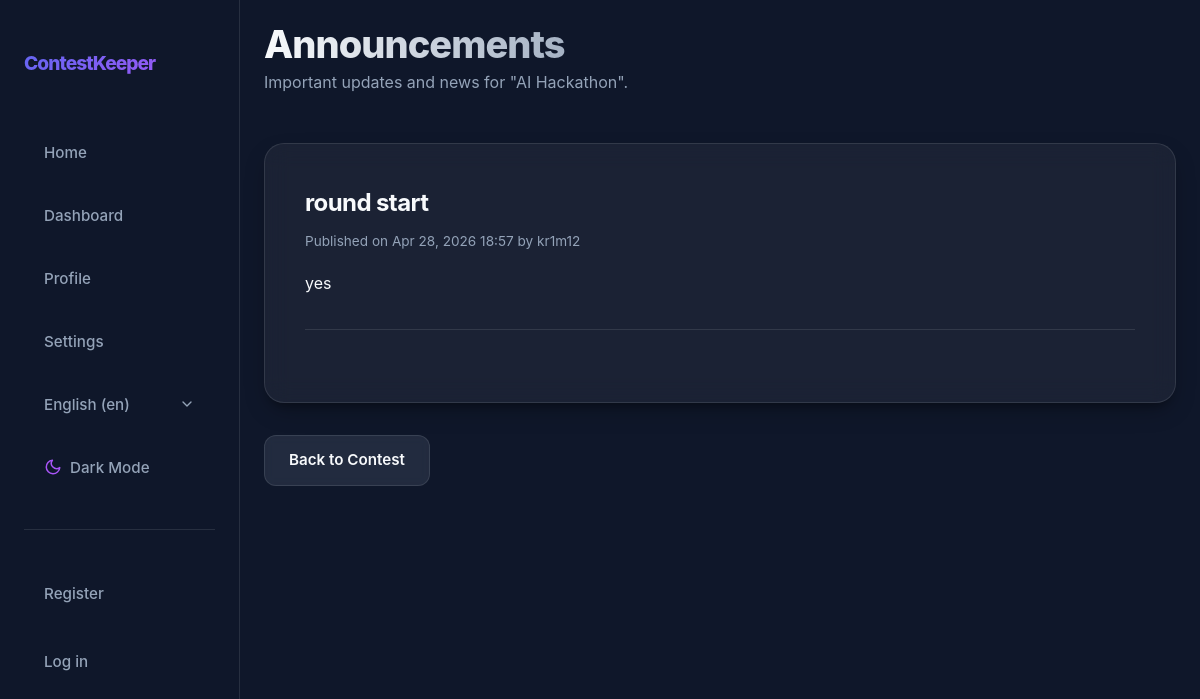
/en/contests/14/announcements/, run on an earlier commit of the app's database.
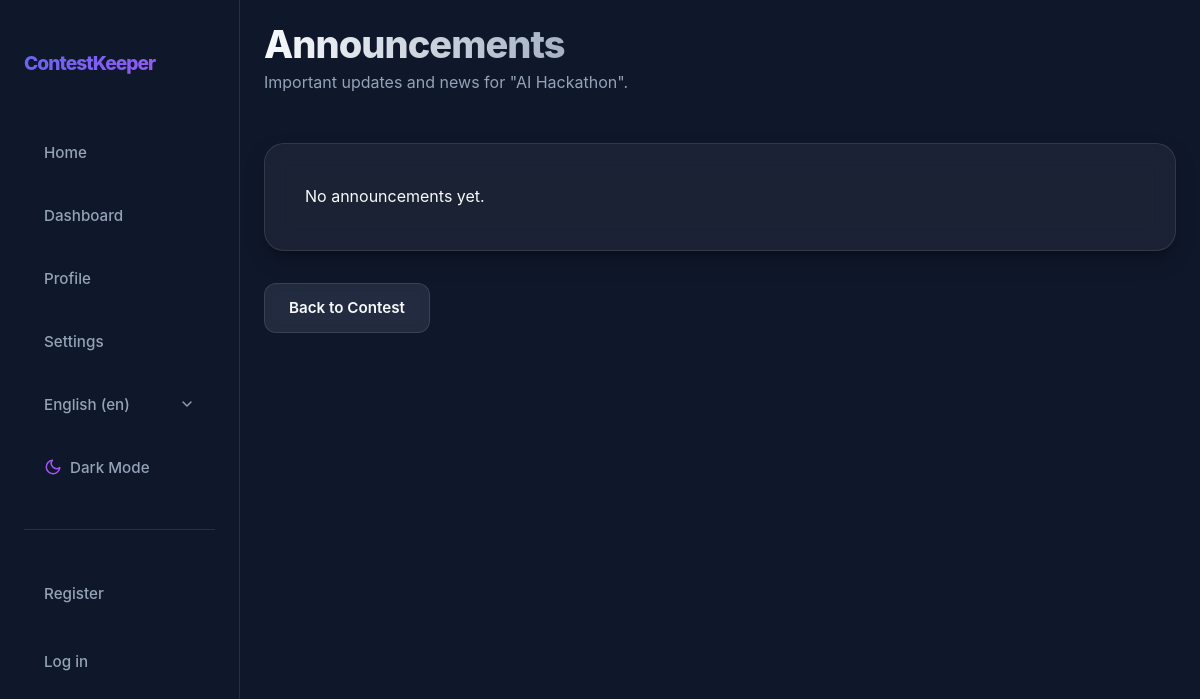
And on a later commit of the database.
### app/models.py (models this page shows, shortened)
class Announcement(models.Model):
    contest = models.ForeignKey(Contest, on_delete=models.CASCADE, related_name="announcements")
    title = models.CharField(max_length=200)
    content = models.TextField()
    is_pinned = models.BooleanField(default=False)
    author = models.ForeignKey(User, on_delete=models.CASCADE, related_name="authored_announcements")
    created_at = models.DateTimeField(auto_now_add=True)
    class Meta:
        ordering = ["-is_pinned", "-created_at"]

class User(AbstractUser):
    class Role(models.TextChoices):
        ORGANIZER = "ORGANIZER", _("Organizer")
        JURY = "JURY", _("Jury")
        PARTICIPANT = "PARTICIPANT", _("Participant")
    username = models.CharField(max_length=20, unique=True)
    bio = models.CharField(max_length=200, blank=True)
    role = models.CharField(choices=Role.choices, default=Role.PARTICIPANT)

### app/views/views_announcement.py (the view)
# urls.py: path("<int:pk>/announcements/",             views.AnnouncementListView.as_view(),   name="announcement_list"),
class AnnouncementListView(ContestContextMixin, ListView):
    model = Announcement
    template_name = "app/announcements/announcements.html"
    context_object_name = "announcements"
    def get_queryset(self):
        return Announcement.objects.filter(contest=self.contest)

### app/context_processors.py (called while the page is built)
def notification_count(request):
    if request.user.is_authenticated:
        return {
            'unread_notification_count': request.user.notifications.filter(is_read=False).count()
        }
    return {'unread_notification_count': 0}

### app/views/views_base.py (called while the page is built)
    def dispatch(self, request, *args, **kwargs):
        self.contest = get_object_or_404(Contest, pk=kwargs["pk"])
        return super().dispatch(request, *args, **kwargs)

    def get_context_data(self, **kwargs):
        context = super().get_context_data(**kwargs)
        context["contest"] = self.contest
        return context

### app/templates/app/announcements/announcements.html (shortened to what this page needs)
{% extends 'app/core/base.html' %}
{% load static %}
{% block extra_css %}
<link rel="stylesheet" href="{% static 'css/announcements/announcements.css' %}">
{% endblock %}
{% block content %}
<header class="dashboard-header">
    <div class="header-left">
        <h1 id="h1">Announcements</h1>
        <p class="p-001">Important updates and news for "{{ contest.name }}".</p>
    </div>
</header>
<div class="glass-panel">
    {% for announcement in announcements %}
    <article class="announcement-item {% if announcement.is_pinned %}pinned{% endif %} article-001">
        <div class="div-002">
            <h3 class="h3-001">
                {{ announcement.title }}
            </h3>
        </div>
        <div class="div-001">
            Published on {{ announcement.created_at|date:"M d, Y H:i" }} by {{ announcement.author.username }}
        </div>
        <div class="announcement-content div-004">
            {{ announcement.content|linebreaks }}
        </div>
    </article>
    {% empty %}
    <div class="empty-state">
        <p>No announcements yet.</p>
    </div>
    {% endfor %}
</div>
<div class="actions-footer div-003">
    <a href="{% url 'contest_detail' contest.pk %}" class="btn btn-secondary">Back to Contest</a>
</div>
{% endblock %}

What changed in the data, as far as the page shows it:
removed Announcement: title "round start", created_at "Apr 28, 2026 18:57", author.username "kr1m12", content "yes"
Also different on the page:
text now shown: "No announcements yet."
